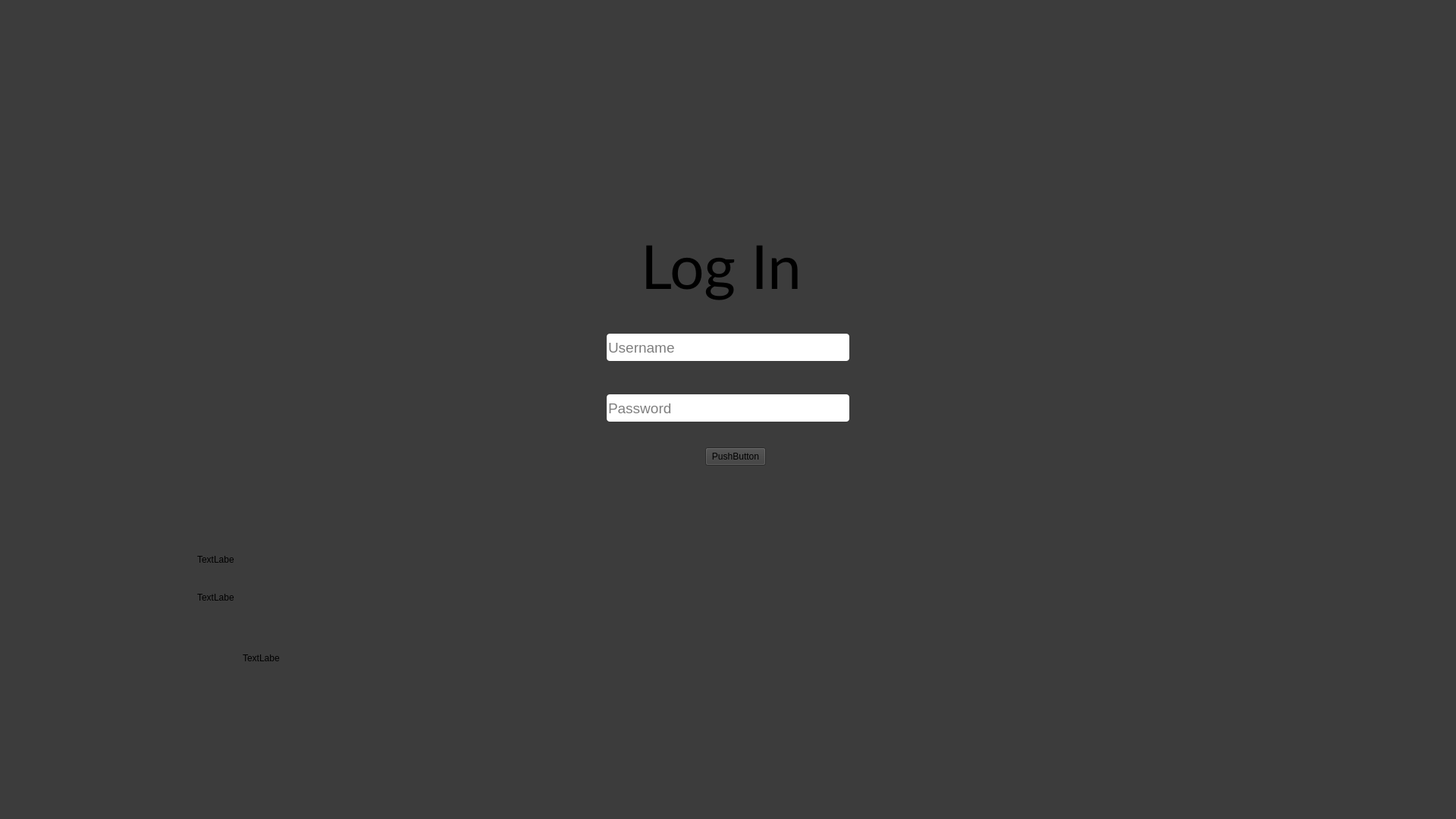
<?xml version="1.0" encoding="UTF-8"?>
<ui version="4.0">
 <class>LoginPage</class>
 <widget class="QWidget" name="LoginPage">
  <property name="geometry">
   <rect>
    <x>0</x>
    <y>0</y>
    <width>1920</width>
    <height>1080</height>
   </rect>
  </property>
  <property name="windowTitle">
   <string>Form</string>
  </property>
  <property name="styleSheet">
   <string notr="true">background-color:rgb(60, 60, 60);</string>
  </property>
  <widget class="QLineEdit" name="lineEdit">
   <property name="geometry">
    <rect>
     <x>800</x>
     <y>440</y>
     <width>320</width>
     <height>36</height>
    </rect>
   </property>
   <property name="font">
    <font>
     <pointsize>14</pointsize>
    </font>
   </property>
   <property name="styleSheet">
    <string notr="true">border-radius:4px;
background-color:white;
color:black;</string>
   </property>
   <property name="placeholderText">
    <string>Username</string>
   </property>
  </widget>
  <widget class="QLineEdit" name="lineEdit_2">
   <property name="geometry">
    <rect>
     <x>800</x>
     <y>520</y>
     <width>320</width>
     <height>36</height>
    </rect>
   </property>
   <property name="font">
    <font>
     <pointsize>14</pointsize>
    </font>
   </property>
   <property name="styleSheet">
    <string notr="true">border-radius:4px;
background-color:white;
color:black;</string>
   </property>
   <property name="placeholderText">
    <string>Password</string>
   </property>
  </widget>
  <widget class="QPushButton" name="pushButton">
   <property name="geometry">
    <rect>
     <x>930</x>
     <y>590</y>
     <width>80</width>
     <height>24</height>
    </rect>
   </property>
   <property name="text">
    <string>PushButton</string>
   </property>
  </widget>
  <widget class="QLabel" name="label">
   <property name="geometry">
    <rect>
     <x>845</x>
     <y>300</y>
     <width>230</width>
     <height>101</height>
    </rect>
   </property>
   <property name="font">
    <font>
     <family>Lato</family>
     <pointsize>-1</pointsize>
    </font>
   </property>
   <property name="styleSheet">
    <string notr="true">background-color:transparent;
color:black;
font-family:Lato;
font-size:80px;</string>
   </property>
   <property name="text">
    <string>Log In</string>
   </property>
  </widget>
  <widget class="QLabel" name="label_2">
   <property name="geometry">
    <rect>
     <x>260</x>
     <y>730</y>
     <width>49</width>
     <height>16</height>
    </rect>
   </property>
   <property name="text">
    <string>TextLabel</string>
   </property>
  </widget>
  <widget class="QLabel" name="label_3">
   <property name="geometry">
    <rect>
     <x>260</x>
     <y>780</y>
     <width>49</width>
     <height>16</height>
    </rect>
   </property>
   <property name="text">
    <string>TextLabel</string>
   </property>
  </widget>
  <widget class="QLabel" name="label_4">
   <property name="geometry">
    <rect>
     <x>320</x>
     <y>860</y>
     <width>49</width>
     <height>16</height>
    </rect>
   </property>
   <property name="text">
    <string>TextLabel</string>
   </property>
  </widget>
 </widget>
 <resources/>
 <connections/>
</ui>
